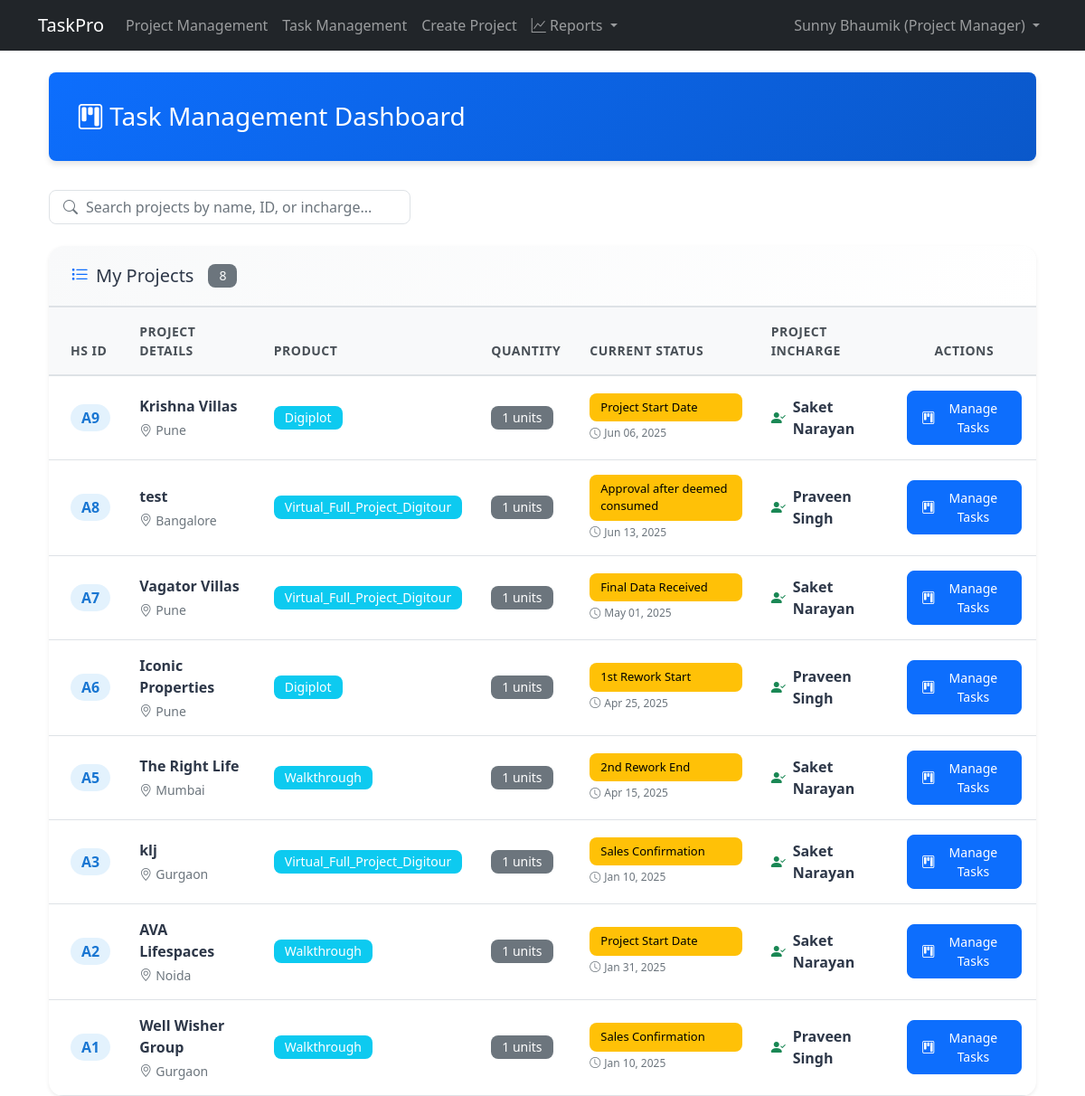
Before: /projects/tasks/dashboard/ (signed in) with the older database file.
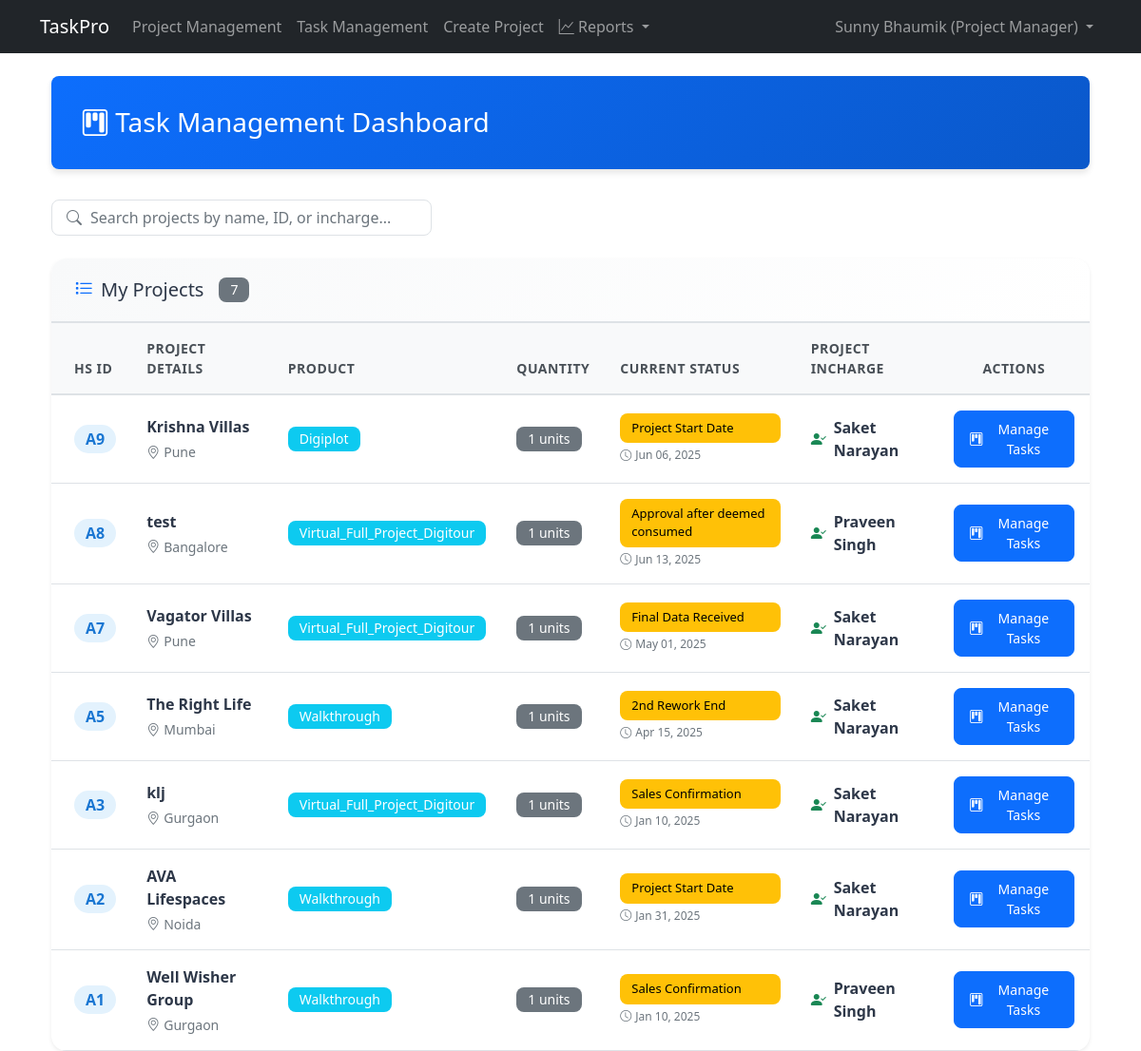
After: the same page with the newer database file.
### projects/models.py (models this page shows, shortened)
class Project(models.Model):
    id = models.UUIDField(
        primary_key=True,
        default=uuid.uuid4,
        editable=False
    )
    hs_id = models.CharField(
        max_length=10,
        unique=True,
        editable=False,
        help_text="Human-readable unique identifier (e.g., A1, A2, B1, etc.)"
    )
    opportunity_id = models.CharField(
        max_length=100,
        unique=False,
        help_text="Business opportunity identifier"
    )
    project_type = models.CharField(
        max_length=100,
        blank=True,
        null=True,
        help_text="Type of project (optional)"
    )
    project_name = models.CharField(
        max_length=255,
        help_text="Name of the project"
    )
    builder_name = models.CharField(
        max_length=255,
        help_text="Name of the builder/client"
    )
    city = models.ForeignKey(
        City,
        on_delete=models.PROTECT,
        related_name='projects',
        help_text="City where this project is located"
    )
    product = models.ForeignKey(
        Product,
        on_delete=models.PROTECT,
        related_name='projects',
        help_text="The product being delivered in this project"
    )
    product_subcategory = models.ForeignKey(
        ProductSubcategory,
        on_delete=models.PROTECT,
        related_name='projects',
        null=True,
        blank=True,
        help_text="Optional subcategory classification for this project"
    )
    package_id = models.CharField(
        max_length=100,
        blank=True,
        null=True,
        help_text="Optional package identifier"
    )
    quantity = models.PositiveIntegerField(
        help_text="Quantity of products for this project"
    )
    purchase_date = models.DateField(
        help_text="Date when the project was purchased"
    )
    sales_confirmation_date = models.DateField(
        help_text="Date when sales confirmation was received"
    )
    expected_tat = models.PositiveIntegerField(
        validators=[MinValueValidator(1)],
        help_text="Expected turnaround time in days (defaults to product TAT but can be overridden)"
    )
    account_manager = models.CharField(
        max_length=255,
        help_text="Name of the account manager responsible for this project"
    )
    dpm = models.ForeignKey(
        User,
        on_delete=models.PROTECT,
        related_name='dpm_projects',
        help_text="The Digital Project Manager assigned to this project"
    )
    current_status = models.ForeignKey(
        ProjectStatusOption,
        on_delete=models.PROTECT,
        related_name='projects',
        help_text="Current status of the project"
    )
    project_incharge = models.ForeignKey(
        'accounts.User',
        on_delete=models.PROTECT,
        related_name='incharge_projects',
        null=True,
        blank=True,
        help_text="Team member assigned as project incharge"
    )
    expected_completion_date = models.DateField(
        null=True,
        blank=True,
        help_text="Expected date of project completion"
    )
    delivery_performance_rating = models.DecimalField(
        max_digits=2,
        decimal_places=1,
        null=True,
        blank=True,
        validators=[
            MinValueValidator(1),
            MaxValueValidator(5)
        ],
        help_text="Delivery performance rating (1-5)"
    )
    created_at = models.DateTimeField(auto_now_add=True)
    updated_at = models.DateTimeField(auto_now=True)
    class Meta:
        ordering = ['-created_at']
        verbose_name = 'Project'
        verbose_name_plural = 'Projects'
        indexes = [
            models.Index(fields=['opportunity_id']),
        ]

class Product(models.Model):
    id = models.UUIDField(
        primary_key=True,
        default=uuid.uuid4,
        editable=False
    )
    name = models.CharField(
        max_length=255,
        unique=True,
        help_text="Name of the product"
    )
    expected_tat = models.PositiveIntegerField(
        validators=[MinValueValidator(1)],
        help_text="Default expected turnaround time in days for this product"
    )
    is_active = models.BooleanField(
        default=True,
        help_text="Whether this product is available for new projects"
    )
    created_at = models.DateTimeField(auto_now_add=True)
    updated_at = models.DateTimeField(auto_now=True)
    class Meta:
        ordering = ['name']
        verbose_name = 'Product'
        verbose_name_plural = 'Products'

### locations/models.py (models this page shows, shortened)
class City(models.Model):
    id = models.UUIDField(primary_key=True, default=uuid.uuid4, editable=False)
    name = models.CharField(
        max_length=100,
        help_text="The name of the city"
    )
    region = models.ForeignKey(
        Region,
        on_delete=models.PROTECT,  # Prevents deletion of regions that have cities
        related_name='cities',
        help_text="The region this city belongs to"
    )
    created_at = models.DateTimeField(auto_now_add=True)
    updated_at = models.DateTimeField(auto_now=True)
    class Meta:
        ordering = ['region', 'name']
        verbose_name = 'City'
        verbose_name_plural = 'Cities'
        unique_together = ['name', 'region']  # Ensures city names are unique within a region

### accounts/models.py (models this page shows, shortened)
class User(AbstractUser):
    id = models.UUIDField(primary_key=True, default=uuid.uuid4, editable=False)
    ROLES = (
        ('DPM', 'Project Manager'),
        ('TEAM_MEMBER', 'Team Member'),
    )
    role = models.CharField(max_length=20, choices=ROLES)
    created_at = models.DateTimeField(auto_now_add=True)
    updated_at = models.DateTimeField(auto_now=True)
    groups = models.ManyToManyField(
        'auth.Group',
        related_name='custom_user_set',
        blank=True,
        verbose_name='groups',
        help_text='The groups this user belongs to.',
    )
    user_permissions = models.ManyToManyField(
        'auth.Permission',
        related_name='custom_user_set',
        blank=True,
        verbose_name='user permissions',
        help_text='Specific permissions for this user.',
    )

### projects/views.py (the view)
# urls.py: path('tasks/dashboard/', views.dpm_task_dashboard, name='dpm_task_dashboard'),
@login_required
def dpm_task_dashboard(request):
    if request.user.role != 'DPM':
        messages.error(request, "Access denied. This page is only for Project Managers.")
        return redirect('home')
    success, result = ProjectService.get_dpm_projects_for_task_management(request.user)
    if not success:
        messages.error(request, result)
        return redirect('home')
    projects = result
    context = {
        'projects': projects,
        'title': 'Task Management Dashboard'
    }
    return render(request, 'projects/dpm_task_dashboard.html', context)

### projects/templates/projects/dpm_task_dashboard.html (shortened to what the changed rows need)
{% extends 'base.html' %}
{% load static %}
{% block content %}
<div class="container-fluid">
    <div class="page-header">
        <h1 class="h3 mb-0">
            <i class="bi bi-kanban"></i> Task Management Dashboard
        </h1>
    </div>
    <div class="card">
        <div class="card-header bg-white">
            <h5 class="card-title">
                <i class="bi bi-list-task text-primary"></i> My Projects
                <span class="badge bg-secondary ms-2">{{ projects.count }}</span>
            </h5>
        </div>
        <div class="card-body p-0">
            {% if projects %}
                <div class="table-responsive">
                    <table class="table table-hover" id="projectsTable">
                        <thead>
                            <tr>
                                <th class="ps-4">HS ID</th>
                                <th>Project Details</th>
                                <th>Product</th>
                                <th>Quantity</th>
                                <th>Current Status</th>
                                <th>Project Incharge</th>
                                <th class="text-center">Actions</th>
                            </tr>
                        </thead>
                        <tbody>
                            {% for project in projects %}
                            <tr>
                                <td class="ps-4">
                                    <a href="{% url 'projects:project_detail' project.id %}" class="text-decoration-none">
                                        <span class="hs-id-badge">{{ project.hs_id }}</span>
                                    </a>
                                </td>
                                <td>
                                    <div class="project-name">{{ project.project_name }}</div>
                                    <div class="project-city">
                                        <i class="bi bi-geo-alt"></i> {{ project.city.name }}
                                    </div>
                                </td>
                                <td>
                                    <span class="badge bg-info">{{ project.product.name }}</span>
                                </td>
                                <td>
                                    <span class="badge bg-secondary">{{ project.quantity }} units</span>
                                </td>
                                <td>
                                    <div class="status-info">
                                        {% if project.latest_status_name %}
                                            <span class="status-badge">{{ project.latest_status_name }}</span>
                                            {% if project.latest_status_date %}
                                                <span class="status-date">
                                                    <i class="bi bi-clock"></i> {{ project.latest_status_date|date:"M d, Y" }}
                                                </span>
                                            {% endif %}
                                        {% else %}
                                            <span class="text-muted">No status</span>
                                        {% endif %}
                                    </div>
                                </td>
                                <td>
                                    {% if project.project_incharge %}
                                        <div class="team-member-info">
                                            <i class="bi bi-person-check-fill text-success"></i>
                                            <div>
                                                <div class="team-member-name">{{ project.project_incharge.get_full_name|default:project.project_incharge.username }}</div>
                                            </div>
                                        </div>
                                    {% else %}
                                        <span class="badge bg-warning">
                                            <i class="bi bi-exclamation-triangle"></i> Not Assigned
                                        </span>
                                    {% endif %}
                                </td>
                                <td class="text-center">
                                    <a href="{% url 'projects:project_management' project.id %}"
                                       class="btn btn-sm btn-primary">
                                        <i class="bi bi-kanban"></i> Manage Tasks
                                    </a>
                                </td>
                            </tr>
                            {% endfor %}
                        </tbody>
                    </table>
                </div>
            {% endif %}
        </div>
    </div>
</div>
{% endblock %}

Changed rows visible on the page:
no longer on this page (row edited): Project: hs_id "A6", project_name "Iconic Properties", city.name "Pune", product.name "Digiplot", quantity "1", latest_status_name "1st Rework Start", latest_status_date "Apr 25, 2025", project_incharge.get_full_name "Praveen Singh"
Other visible differences:
{{ projects.count }}: "8" → "7"
